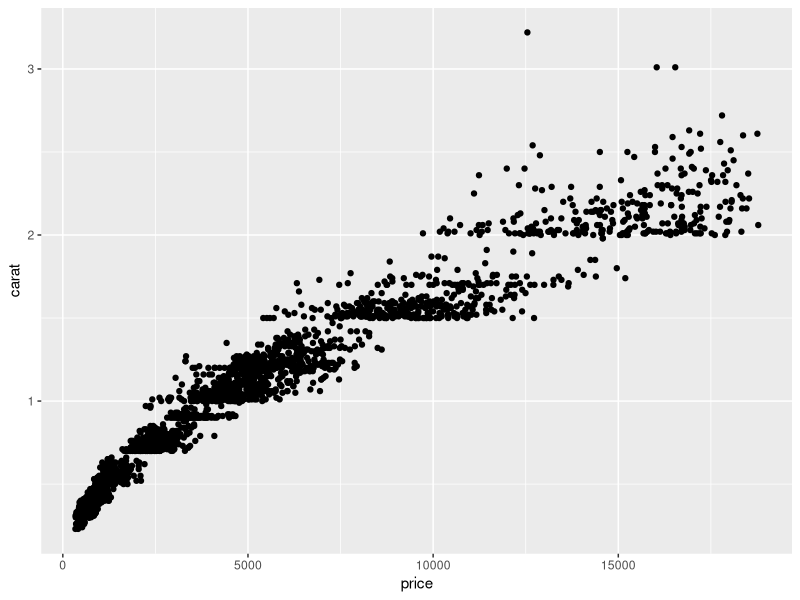

This figure's R source:
## ---- chunk 1
knitr::opts_chunk$set(echo = TRUE)
## ---- chunk 2
library(tidyverse)
## ---- chunk 3
data(diamonds)

unique(diamonds$cut)

unique(diamonds$color)
## ---- chunk 4
diamonds <- diamonds %>% 
  filter(color %in% c("I", "J"), cut == "Ideal")
## ---- chunk 5
ggplot(diamonds, aes(price, carat)) + 
  geom_point()
